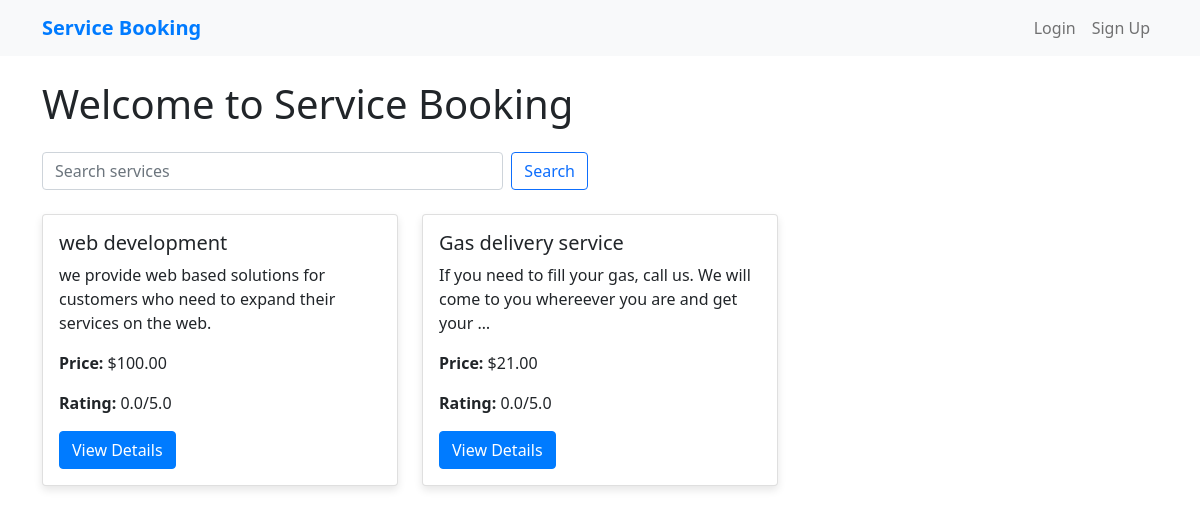
The page /booking/ on the database its author committed.
### booking/models.py (models this page shows, shortened)
class Service(models.Model):
    name = models.CharField(max_length=100)
    description = models.TextField()
    price = models.DecimalField(max_digits=10, decimal_places=2, validators=[MinValueValidator(0)])
    provider = models.ForeignKey(User, on_delete=models.CASCADE, related_name='services')
    average_rating = models.FloatField(default=0, validators=[MinValueValidator(0), MaxValueValidator(5)])

### booking/views.py (the view)
# urls.py: path('', views.home, name='home'),
def home(request):
    services = Service.objects.all()
    return render(request, 'booking/home.html', {'services': services})

### booking/templates/booking/home.html
{% extends 'booking/base.html' %}
{% block content %}
<h1 class="mb-4">Welcome to Service Booking</h1>
<div class="row mb-4">
    <div class="col-md-6">
        <form action="{% url 'booking:search_services' %}" method="get" class="d-flex">
            <input class="form-control me-2" type="search" placeholder="Search services" aria-label="Search" name="q">
            <button class="btn btn-outline-primary" type="submit">Search</button>
        </form>
    </div>
</div>
<div class="row">
    {% for service in services %}
    <div class="col-md-4 mb-3">
        <div class="card">
            <div class="card-body">
                <h5 class="card-title">{{ service.name }}</h5>
                <p class="card-text">{{ service.description|truncatewords:20 }}</p>
                <p class="card-text"><strong>Price:</strong> ${{ service.price }}</p>
                <p class="card-text"><strong>Rating:</strong> {{ service.average_rating|floatformat:1 }}/5.0</p>
                <a href="{% url 'booking:service_detail' service.id %}" class="btn btn-primary">View Details</a>
            </div>
        </div>
    </div>
    {% endfor %}
</div>
{% endblock %}

### booking/templates/booking/base.html (style rules this page uses)
.card { box-shadow: 0 4px 8px rgba(0,0,0,0.1); transition: 0.3s; }
.btn-primary { background-color: #007bff; border-color: #007bff; }

### rows shown on the page
Service: name "web development", description "we provide web based solutions for customers who need to expand their services on the web.", price "100.00", average_rating "0.0"
Service: name "Gas delivery service", description "If you need to fill your gas, call us. We will come to you whereever you are and get your …", price "21.00", average_rating "0.0"
